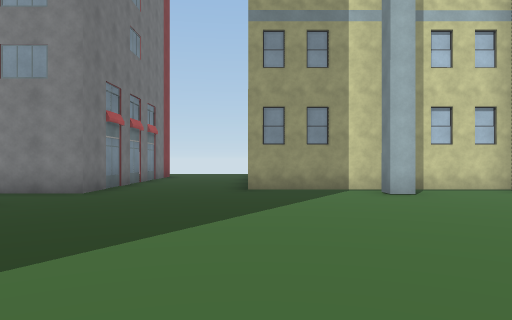
view 1 (above)

24 first-person views from a walk through a scene from a Unity 3-D project. The camera is 1.4 m above the floor, looks level and sees 70° across. The floor is counted in squares, 2 m on a side. Each view is taken from the middle of a square. On the plan, view 1 faces up. The plan holds only what a view shows up to about 11 squares ahead; the rest is blank. The place goes on beyond the plan. The player character is not drawn. Some surface patterns are stand-ins.

view 2
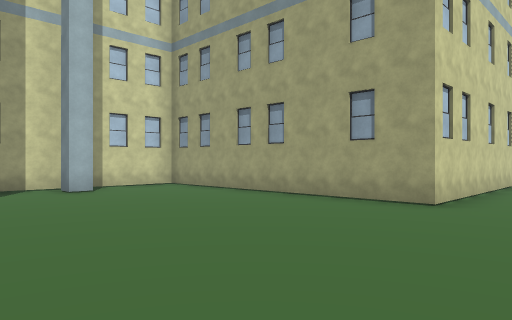

view 3
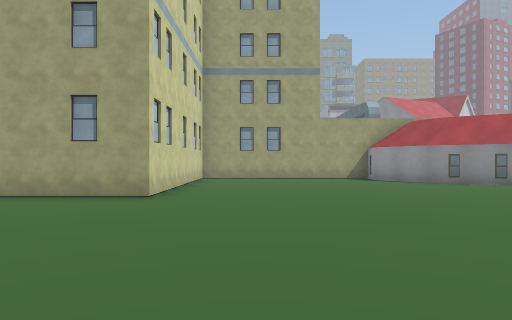

view 4
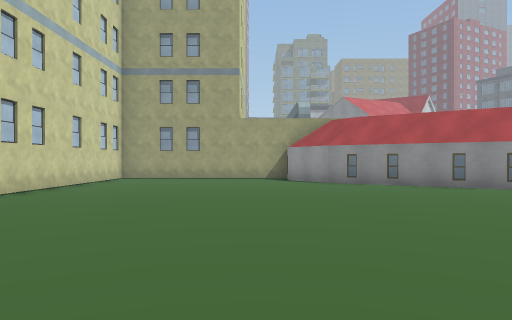

view 5
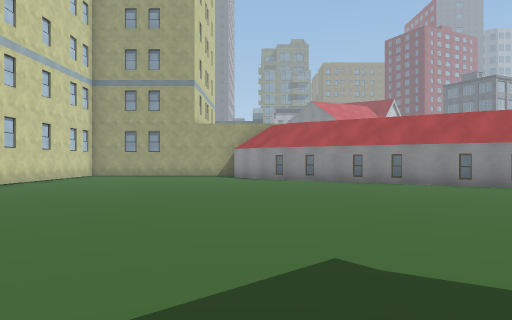

view 6
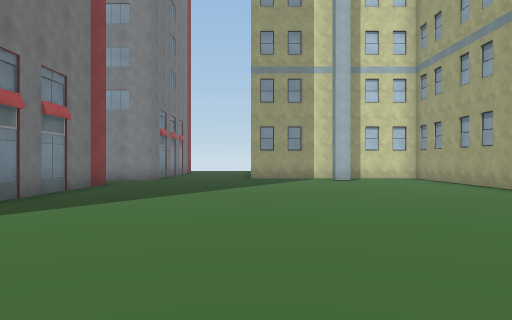

view 7
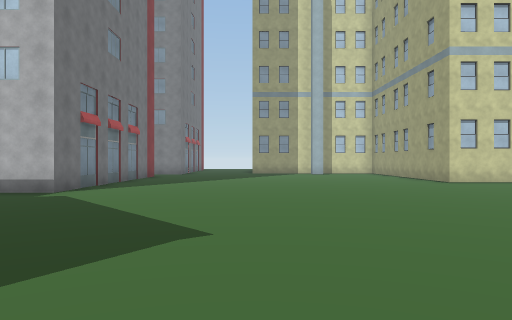

view 8
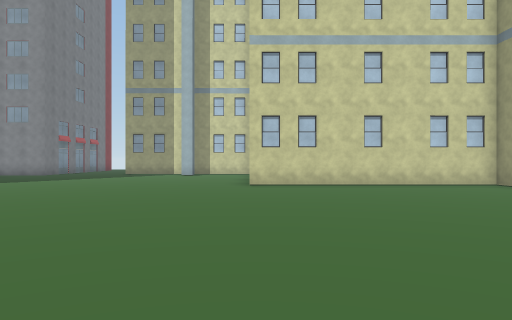

view 9
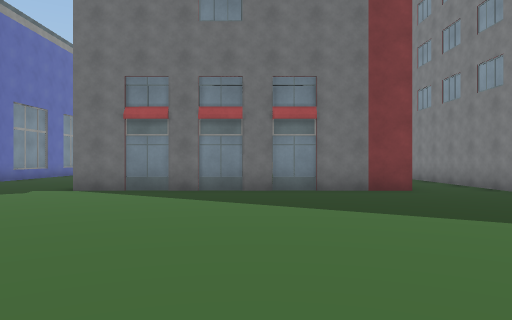

view 10
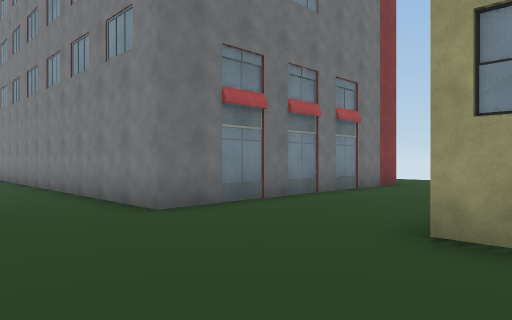

view 11
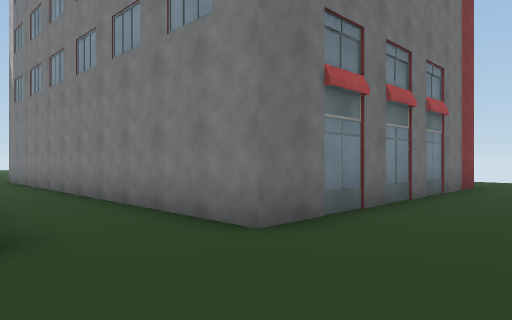

view 12
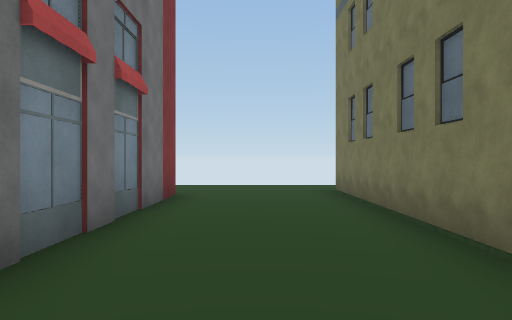

view 13
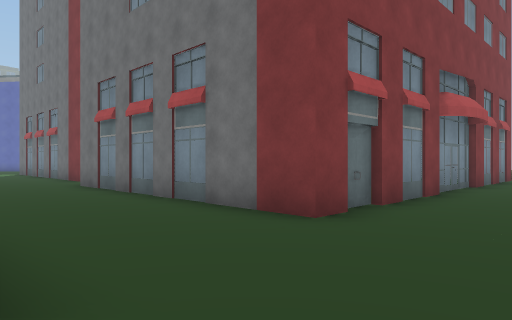

view 14
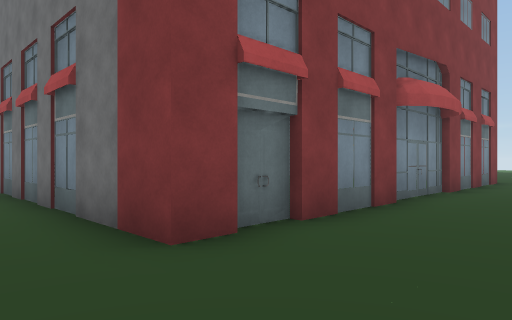

view 15
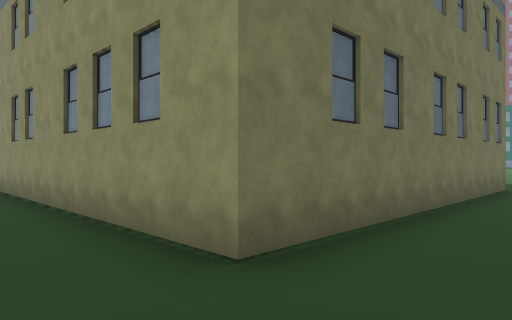

view 16
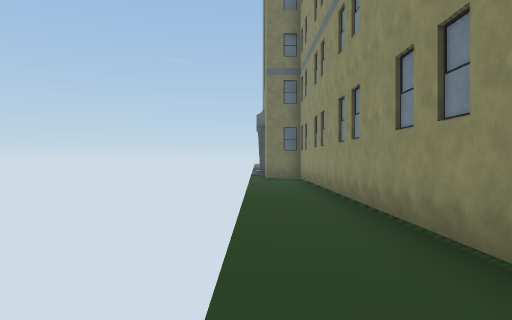

view 17
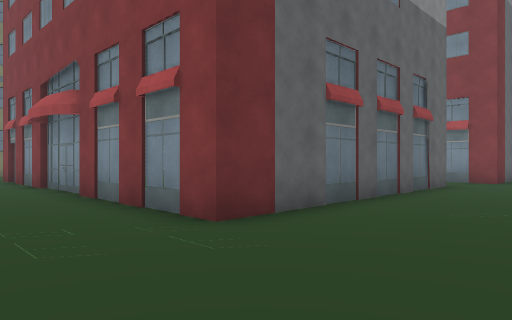

view 18
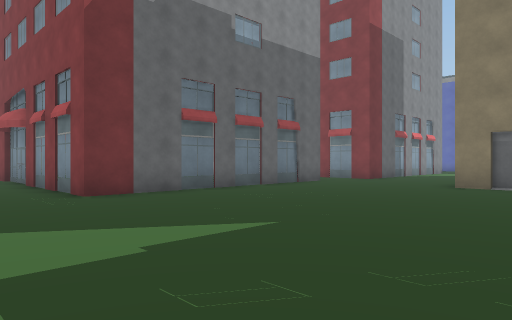

view 19
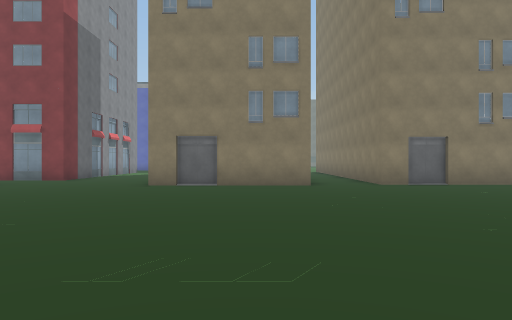

view 20
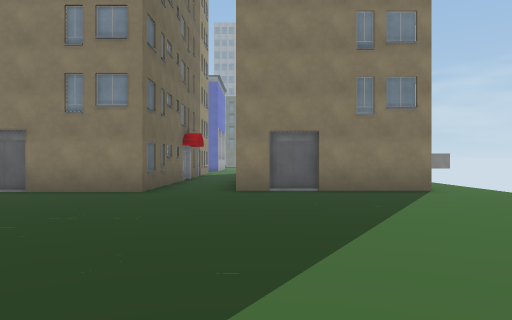

view 21
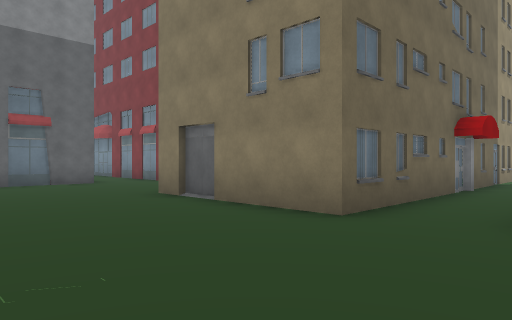

view 22
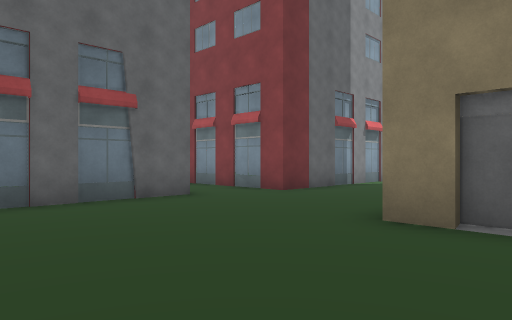

view 23
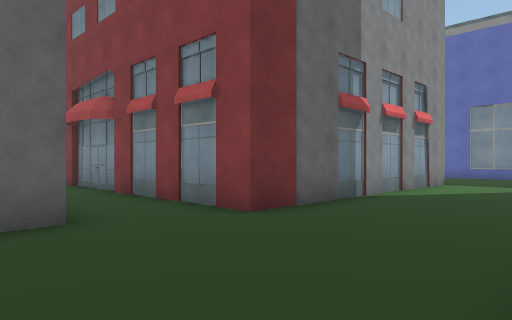

view 24
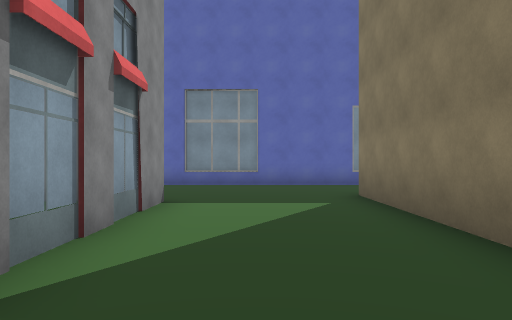

### Floor plan
Key: @ floor where view 1 was taken; # wall or solid block; . floor; B building.
Columns run from 31 left of view 1 to 10 right of it. Each row starts with its distance up from view 1.
 18          . ... ..         ................
 17           ................................
 16      . ........................###########
 15        ..........##########B...#
 14    ..............         ##...#
 13    ..............          #...#
 12   ...............          #...#
 11  ................          #...#
 10  ................          #...#
  9 .................          #...#######
  8 ........#####....###########.........#
  7 .B  ##..#    ........................#
  6       ..#    ........................#
  5       ..#    ...########   ..........#
  4       ..#    ...#          ..........#
  3        .#    ...B         #..........#
  2        .#    ...#         #..........#
  1        .#   #...#         #..........#####
  0        .#   #...#         #....@..........
 -1        .#   #...#         #...............
 -2             #...###      ##...............
 -3             #....        .................
 -4             .....       ..................
 -5             .....       .. ...............
 -6            ......           ..............
 -7            #######           ............#
 -8                              ...........##
 -9                                 ........#
-10                                . ......##
-11                                    ...###

Positions as (right, up) in squares from view 1, and headings:
1: (0, 0), facing up
2: (0, -1), facing up-right
3: (-1, -1), facing right
4: (-1, -4), facing right
5: (-3, -6), facing right
6: (0, -5), facing up
7: (0, -10), facing up
8: (6, -9), facing up
9: (4, 2), facing left
10: (1, 5), facing up-left
11: (-1, 5), facing up-left
12: (-2, 8), facing up
13: (0, 18), facing down-left
14: (-2, 18), facing down-left
15: (-2, 18), facing down-right
16: (-1, 18), facing right
17: (-18, 18), facing down-right
18: (-22, 18), facing down-right
19: (-22, 18), facing down
20: (-26, 16), facing down
21: (-26, 12), facing down-right
22: (-21, 12), facing down-right
23: (-19, 9), facing down-right
24: (-17, 4), facing down
